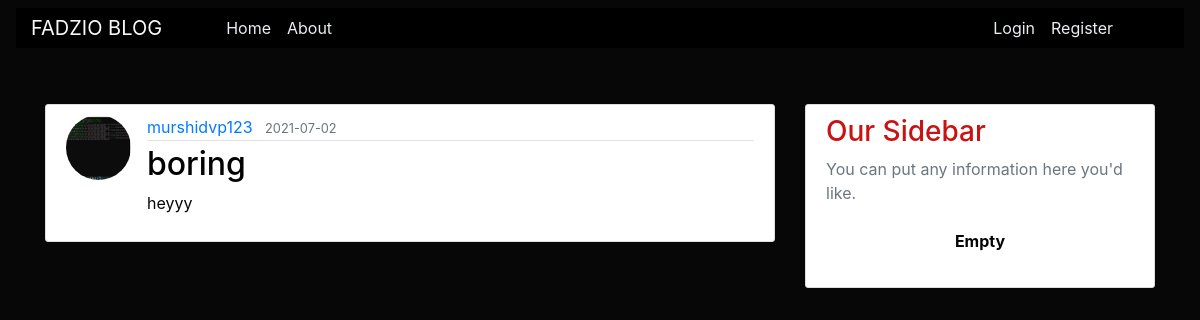
Screenshot of /post/2 with the database file from the repository.
### noteapp/models.py (models this page shows, shortened)
class User(db.Model, UserMixin):
    id = db.Column(db.Integer, primary_key=True)
    username = db.Column(db.String(20), unique=True, nullable=False)
    email = db.Column(db.String(120), unique=True, nullable=False)
    image_file = db.Column(db.String(20), nullable=False, default='default.jpg')
    password = db.Column(db.String(60), nullable=False)
    posts = db.relationship('Post', backref='author', lazy=True)

class Post(db.Model):
    id = db.Column(db.Integer, primary_key=True)
    title = db.Column(db.String(100), nullable=False)
    date_posted = db.Column(db.DateTime, nullable=False, default=datetime.utcnow)
    content = db.Column(db.Text, nullable=False)
    user_id = db.Column(db.Integer, db.ForeignKey('user.id'), nullable=False)

### noteapp/routes.py (the view)
@app.route("/post/<int:post_id>")
def post(post_id):
    post = Post.query.get_or_404(post_id)
    return render_template('post.html', title=post.title, post=post)

### noteapp/templates/post.html (shortened to what this page needs)
{% extends "layout.html" %}
{% block content %}
  <article class="media content-section">
    <img class="rounded-circle article-img" src="{{ url_for('static', filename='profile_pics/' + post.author.image_file) }}">
    <div class="media-body">
      <div class="article-metadata">
        <a class="mr-2" href="#">{{ post.author.username }}</a>
        <small class="text-muted">{{ post.date_posted.strftime('%Y-%m-%d') }}</small>
      </div>
      <h2 class="article-title">{{ post.title }}</h2>
      <p class="article-content">{{ post.content }}</p>
    </div>
  </article>
{% endblock content %}

### noteapp/static/main.css (style rules this page uses)
body { background: #070707; color: #050505; }
h1, h2, h3, h4, h5, h6 { color: #ca1212; }
.content-section { background: #ffffff; padding: 10px 20px; border: 1px solid #dddddd; border-radius: 3px; margin-bottom: 20px; }
.article-title { color: #020202; }
.article-content { white-space: pre-line; }
.article-img { height: 65px; width: 65px; margin-right: 16px; }
.article-metadata { padding-bottom: 1px; margin-bottom: 4px; border-bottom: 1px solid #e3e3e3 }

### rows the page displays
User: image_file (picture), author.username "murshidvp123"
Post: date_posted "2021-07-02", title "boring", content "heyyy"
